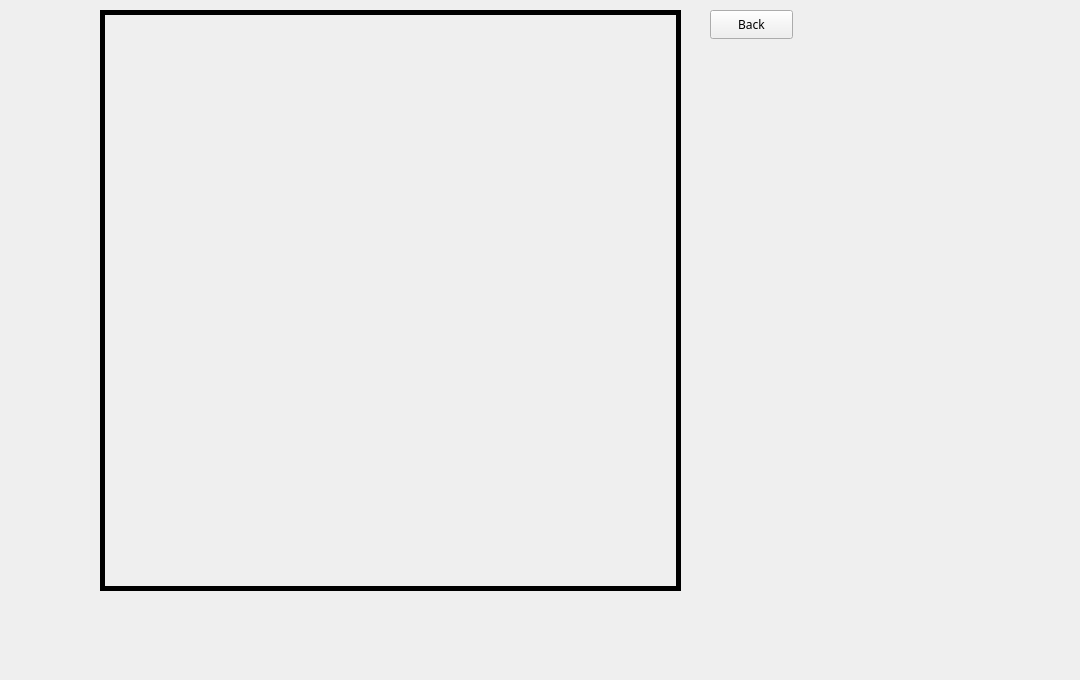
    <widget class="QWidget" name="FreePlayPage">
     <widget class="QLabel" name="chessBoardLabel">
      <property name="geometry">
       <rect>
        <x>100</x>
        <y>10</y>
        <width>581</width>
        <height>581</height>
       </rect>
      </property>
      <property name="styleSheet">
       <string notr="true">border-color: rgb(0, 0, 0);
 border: 5px solid black;</string>
      </property>
      <property name="text">
       <string/>
      </property>
      <property name="scaledContents">
       <bool>true</bool>
      </property>
     </widget>
     <widget class="QPushButton" name="freeplaytomenuButton">
      <property name="geometry">
       <rect>
        <x>710</x>
        <y>10</y>
        <width>83</width>
        <height>29</height>
       </rect>
      </property>
      <property name="font">
       <font>
        <family>Dubai Medium</family>
       </font>
      </property>
      <property name="text">
       <string>Back</string>
      </property>
     </widget>
     <widget class="QLabel" name="a1">
      <property name="geometry">
       <rect>
        <x>110</x>
        <y>520</y>
        <width>61</width>
        <height>61</height>
       </rect>
      </property>
      <property name="styleSheet">
       <string notr="true"/>
      </property>
      <property name="text">
       <string/>
      </property>
      <property name="scaledContents">
       <bool>true</bool>
      </property>
     </widget>
     <widget class="QLabel" name="b1">
      <property name="geometry">
       <rect>
        <x>180</x>
        <y>520</y>
        <width>61</width>
        <height>61</height>
       </rect>
      </property>
      <property name="styleSheet">
       <string notr="true"/>
      </property>
      <property name="text">
       <string/>
      </property>
      <property name="scaledContents">
       <bool>true</bool>
      </property>
     </widget>
     <widget class="QLabel" name="c1">
      <property name="geometry">
       <rect>
        <x>250</x>
        <y>520</y>
        <width>61</width>
        <height>61</height>
       </rect>
      </property>
      <property name="styleSheet">
       <string notr="true"/>
      </property>
      <property name="text">
       <string/>
      </property>
      <property name="scaledContents">
       <bool>true</bool>
      </property>
     </widget>
     <widget class="QLabel" name="d1">
      <property name="geometry">
       <rect>
        <x>320</x>
        <y>520</y>
        <width>61</width>
        <height>61</height>
       </rect>
      </property>
      <property name="styleSheet">
       <string notr="true"/>
      </property>
      <property name="text">
       <string/>
      </property>
      <property name="scaledContents">
       <bool>true</bool>
      </property>
     </widget>
     <widget class="QLabel" name="e1">
      <property name="geometry">
       <rect>
        <x>400</x>
        <y>520</y>
        <width>61</width>
        <height>61</height>
       </rect>
      </property>
      <property name="styleSheet">
       <string notr="true"/>
      </property>
      <property name="text">
       <string/>
      </property>
      <property name="scaledContents">
       <bool>true</bool>
      </property>
     </widget>
     <widget class="QLabel" name="f1">
      <property name="geometry">
       <rect>
        <x>470</x>
        <y>520</y>
        <width>61</width>
        <height>61</height>
       </rect>
      </property>
      <property name="styleSheet">
       <string notr="true"/>
      </property>
      <property name="text">
       <string/>
      </property>
      <property name="scaledContents">
       <bool>true</bool>
      </property>
     </widget>
     <widget class="QLabel" name="g1">
      <property name="geometry">
       <rect>
        <x>540</x>
        <y>520</y>
        <width>61</width>
        <height>61</height>
       </rect>
      </property>
      <property name="styleSheet">
       <string notr="true"/>
      </property>
      <property name="text">
       <string/>
      </property>
      <property name="scaledContents">
       <bool>true</bool>
      </property>
     </widget>
     <widget class="QLabel" name="h1">
      <property name="geometry">
       <rect>
        <x>610</x>
        <y>520</y>
        <width>61</width>
        <height>61</height>
       </rect>
      </property>
      <property name="styleSheet">
       <string notr="true"/>
      </property>
      <property name="text">
       <string/>
      </property>
      <property name="scaledContents">
       <bool>true</bool>
      </property>
     </widget>
     <widget class="QLabel" name="f2">
      <property name="geometry">
       <rect>
        <x>470</x>
        <y>450</y>
        <width>61</width>
        <height>61</height>
       </rect>
      </property>
      <property name="styleSheet">
       <string notr="true"/>
      </property>
      <property name="text">
       <string/>
      </property>
      <property name="scaledContents">
       <bool>true</bool>
      </property>
     </widget>
     <widget class="QLabel" name="a2">
      <property name="geometry">
       <rect>
        <x>110</x>
        <y>450</y>
        <width>61</width>
        <height>61</height>
       </rect>
      </property>
      <property name="styleSheet">
       <string notr="true"/>
      </property>
      <property name="text">
       <string/>
      </property>
      <property name="scaledContents">
       <bool>true</bool>
      </property>
     </widget>
     <widget class="QLabel" name="g2">
      <property name="geometry">
       <rect>
        <x>540</x>
        <y>450</y>
        <width>61</width>
        <height>61</height>
       </rect>
      </property>
      <property name="styleSheet">
       <string notr="true"/>
      </property>
      <property name="text">
       <string/>
      </property>
      <property name="scaledContents">
       <bool>true</bool>
      </property>
     </widget>
     <widget class="QLabel" name="c2">
      <property name="geometry">
       <rect>
        <x>250</x>
        <y>450</y>
        <width>61</width>
        <height>61</height>
       </rect>
      </property>
      <property name="styleSheet">
       <string notr="true"/>
      </property>
      <property name="text">
       <string/>
      </property>
      <property name="scaledContents">
       <bool>true</bool>
      </property>
     </widget>
     <widget class="QLabel" name="e2">
      <property name="geometry">
       <rect>
        <x>400</x>
        <y>450</y>
        <width>61</width>
        <height>61</height>
       </rect>
      </property>
      <property name="styleSheet">
       <string notr="true"/>
      </property>
      <property name="text">
       <string/>
      </property>
      <property name="scaledContents">
       <bool>true</bool>
      </property>
     </widget>
     <widget class="QLabel" name="b2">
      <property name="geometry">
       <rect>
        <x>180</x>
        <y>450</y>
        <width>61</width>
        <height>61</height>
       </rect>
      </property>
      <property name="styleSheet">
       <string notr="true"/>
      </property>
      <property name="text">
       <string/>
      </property>
      <property name="scaledContents">
       <bool>true</bool>
      </property>
     </widget>
     <widget class="QLabel" name="d2">
      <property name="geometry">
       <rect>
        <x>320</x>
        <y>450</y>
        <width>61</width>
        <height>61</height>
       </rect>
      </property>
      <property name="styleSheet">
       <string notr="true"/>
      </property>
      <property name="text">
       <string/>
      </property>
      <property name="scaledContents">
       <bool>true</bool>
      </property>
     </widget>
     <widget class="QLabel" name="h2">
      <property name="geometry">
       <rect>
        <x>610</x>
        <y>450</y>
        <width>61</width>
        <height>61</height>
       </rect>
      </property>
      <property name="styleSheet">
       <string notr="true"/>
      </property>
      <property name="text">
       <string/>
      </property>
      <property name="scaledContents">
       <bool>true</bool>
      </property>
     </widget>
     <widget class="QLabel" name="label_17">
      <property name="geometry">
       <rect>
        <x>470</x>
        <y>380</y>
        <width>61</width>
        <height>61</height>
       </rect>
      </property>
      <property name="styleSheet">
       <string notr="true"/>
      </property>
      <property name="text">
       <string/>
      </property>
     </widget>
     <widget class="QLabel" name="label_18">
      <property name="geometry">
       <rect>
        <x>110</x>
        <y>380</y>
        <width>61</width>
        <height>61</height>
       </rect>
      </property>
      <property name="styleSheet">
       <string notr="true"/>
      </property>
      <property name="text">
       <string/>
      </property>
     </widget>
     <widget class="QLabel" name="label_19">
      <property name="geometry">
       <rect>
        <x>540</x>
        <y>380</y>
        <width>61</width>
        <height>61</height>
       </rect>
      </property>
      <property name="styleSheet">
       <string notr="true"/>
      </property>
      <property name="text">
       <string/>
      </property>
     </widget>
     <widget class="QLabel" name="label_20">
      <property name="geometry">
       <rect>
        <x>250</x>
        <y>380</y>
        <width>61</width>
        <height>61</height>
       </rect>
      </property>
      <property name="styleSheet">
       <string notr="true"/>
      </property>
      <property name="text">
       <string/>
      </property>
     </widget>
     <widget class="QLabel" name="label_21">
      <property name="geometry">
       <rect>
        <x>400</x>
        <y>380</y>
        <width>61</width>
        <height>61</height>
       </rect>
      </property>
      <property name="styleSheet">
       <string notr="true"/>
      </property>
      <property name="text">
       <string/>
      </property>
     </widget>
     <widget class="QLabel" name="label_22">
      <property name="geometry">
       <rect>
        <x>180</x>
        <y>380</y>
        <width>61</width>
        <height>61</height>
       </rect>
      </property>
      <property name="styleSheet">
       <string notr="true"/>
      </property>
      <property name="text">
       <string/>
      </property>
     </widget>
     <widget class="QLabel" name="label_23">
      <property name="geometry">
       <rect>
        <x>320</x>
        <y>380</y>
        <width>61</width>
        <height>61</height>
       </rect>
      </property>
      <property name="styleSheet">
       <string notr="true"/>
      </property>
      <property name="text">
       <string/>
      </property>
     </widget>
     <widget class="QLabel" name="label_24">
      <property name="geometry">
       <rect>
        <x>610</x>
        <y>380</y>
        <width>61</width>
        <height>61</height>
       </rect>
      </property>
      <property name="styleSheet">
       <string notr="true"/>
      </property>
      <property name="text">
       <string/>
      </property>
     </widget>
     <widget class="QLabel" name="label_32">
      <property name="geometry">
       <rect>
        <x>610</x>
        <y>310</y>
        <width>61</width>
        <height>61</height>
       </rect>
      </property>
      <property name="styleSheet">
       <string notr="true"/>
      </property>
      <property name="text">
       <string/>
      </property>
     </widget>
     <widget class="QLabel" name="label_25">
      <property name="geometry">
       <rect>
        <x>470</x>
        <y>310</y>
        <width>61</width>
        <height>61</height>
       </rect>
      </property>
      <property name="styleSheet">
       <string notr="true"/>
      </property>
      <property name="text">
       <string/>
      </property>
     </widget>
     <widget class="QLabel" name="label_28">
      <property name="geometry">
       <rect>
        <x>250</x>
        <y>310</y>
        <width>61</width>
        <height>61</height>
       </rect>
      </property>
      <property name="styleSheet">
       <string notr="true"/>
      </property>
      <property name="text">
       <string/>
      </property>
     </widget>
     <widget class="QLabel" name="label_31">
      <property name="geometry">
       <rect>
        <x>320</x>
        <y>310</y>
        <width>61</width>
        <height>61</height>
       </rect>
      </property>
      <property name="styleSheet">
       <string notr="true"/>
      </property>
      <property name="text">
       <string/>
      </property>
     </widget>
     <widget class="QLabel" name="label_26">
      <property name="geometry">
       <rect>
        <x>110</x>
        <y>310</y>
        <width>61</width>
        <height>61</height>
       </rect>
      </property>
      <property name="styleSheet">
       <string notr="true"/>
      </property>
      <property name="text">
       <string/>
      </property>
     </widget>
     <widget class="QLabel" name="label_27">
      <property name="geometry">
       <rect>
        <x>540</x>
        <y>310</y>
        <width>61</width>
        <height>61</height>
       </rect>
      </property>
      <property name="styleSheet">
       <string notr="true"/>
      </property>
      <property name="text">
       <string/>
      </property>
     </widget>
     <widget class="QLabel" name="label_29">
      <property name="geometry">
       <rect>
        <x>400</x>
        <y>310</y>
        <width>61</width>
        <height>61</height>
       </rect>
      </property>
      <property name="styleSheet">
       <string notr="true"/>
      </property>
      <property name="text">
       <string/>
      </property>
     </widget>
     <widget class="QLabel" name="label_30">
      <property name="geometry">
       <rect>
        <x>180</x>
        <y>310</y>
        <width>61</width>
        <height>61</height>
       </rect>
      </property>
      <property name="styleSheet">
       <string notr="true"/>
      </property>
      <property name="text">
       <string/>
      </property>
     </widget>
     <widget class="QLabel" name="label_33">
      <property name="geometry">
       <rect>
        <x>470</x>
        <y>240</y>
        <width>61</width>
        <height>61</height>
       </rect>
      </property>
      <property name="styleSheet">
       <string notr="true"/>
      </property>
      <property name="text">
       <string/>
      </property>
     </widget>
     <widget class="QLabel" name="label_34">
      <property name="geometry">
       <rect>
        <x>110</x>
        <y>240</y>
        <width>61</width>
        <height>61</height>
       </rect>
      </property>
      <property name="styleSheet">
       <string notr="true"/>
      </property>
      <property name="text">
       <string/>
      </property>
     </widget>
     <widget class="QLabel" name="label_35">
      <property name="geometry">
       <rect>
        <x>540</x>
        <y>240</y>
        <width>61</width>
        <height>61</height>
       </rect>
      </property>
      <property name="styleSheet">
       <string notr="true"/>
      </property>
      <property name="text">
       <string/>
      </property>
     </widget>
     <widget class="QLabel" name="label_36">
      <property name="geometry">
       <rect>
        <x>250</x>
        <y>240</y>
        <width>61</width>
        <height>61</height>
       </rect>
      </property>
      <property name="styleSheet">
       <string notr="true"/>
      </property>
      <property name="text">
       <string/>
      </property>
     </widget>
     <widget class="QLabel" name="label_37">
      <property name="geometry">
       <rect>
        <x>400</x>
        <y>240</y>
        <width>61</width>
        <height>61</height>
       </rect>
      </property>
      <property name="styleSheet">
       <string notr="true"/>
      </property>
      <property name="text">
       <string/>
      </property>
     </widget>
     <widget class="QLabel" name="label_38">
      <property name="geometry">
       <rect>
        <x>180</x>
        <y>240</y>
        <width>61</width>
        <height>61</height>
       </rect>
      </property>
      <property name="styleSheet">
       <string notr="true"/>
      </property>
      <property name="text">
       <string/>
      </property>
     </widget>
     <widget class="QLabel" name="label_39">
      <property name="geometry">
       <rect>
        <x>320</x>
        <y>240</y>
        <width>61</width>
        <height>61</height>
       </rect>
      </property>
      <property name="styleSheet">
       <string notr="true"/>
      </property>
      <property name="text">
       <string/>
      </property>
     </widget>
     <widget class="QLabel" name="label_40">
      <property name="geometry">
       <rect>
        <x>610</x>
        <y>240</y>
        <width>61</width>
        <height>61</height>
       </rect>
      </property>
      <property name="styleSheet">
       <string notr="true"/>
      </property>
      <property name="text">
       <string/>
      </property>
     </widget>
     <widget class="QLabel" name="label_41">
      <property name="geometry">
       <rect>
        <x>470</x>
        <y>160</y>
        <width>61</width>
        <height>61</height>
       </rect>
      </property>
      <property name="styleSheet">
       <string notr="true"/>
      </property>
      <property name="text">
       <string/>
      </property>
     </widget>
     <widget class="QLabel" name="label_42">
      <property name="geometry">
       <rect>
        <x>110</x>
        <y>160</y>
        <width>61</width>
        <height>61</height>
       </rect>
      </property>
      <property name="styleSheet">
       <string notr="true"/>
      </property>
      <property name="text">
       <string/>
      </property>
     </widget>
     <widget class="QLabel" name="label_43">
      <property name="geometry">
       <rect>
        <x>540</x>
        <y>160</y>
        <width>61</width>
        <height>61</height>
       </rect>
      </property>
      <property name="styleSheet">
       <string notr="true"/>
      </property>
      <property name="text">
       <string/>
      </property>
     </widget>
     <widget class="QLabel" name="label_44">
      <property name="geometry">
       <rect>
        <x>250</x>
        <y>160</y>
        <width>61</width>
        <height>61</height>
       </rect>
      </property>
      <property name="styleSheet">
       <string notr="true"/>
      </property>
      <property name="text">
       <string/>
      </property>
     </widget>
     <widget class="QLabel" name="label_45">
      <property name="geometry">
       <rect>
        <x>400</x>
        <y>160</y>
        <width>61</width>
        <height>61</height>
       </rect>
      </property>
      <property name="styleSheet">
       <string notr="true"/>
      </property>
      <property name="text">
       <string/>
      </property>
     </widget>
     <widget class="QLabel" name="label_46">
      <property name="geometry">
       <rect>
        <x>180</x>
        <y>160</y>
        <width>61</width>
        <height>61</height>
       </rect>
      </property>
      <property name="styleSheet">
       <string notr="true"/>
      </property>
      <property name="text">
       <string/>
      </property>
     </widget>
     <widget class="QLabel" name="label_47">
      <property name="geometry">
       <rect>
        <x>320</x>
        <y>160</y>
        <width>61</width>
        <height>61</height>
       </rect>
      </property>
      <property name="styleSheet">
       <string notr="true"/>
      </property>
      <property name="text">
       <string/>
      </property>
     </widget>
     <widget class="QLabel" name="label_48">
      <property name="geometry">
       <rect>
        <x>610</x>
        <y>160</y>
        <width>61</width>
        <height>61</height>
       </rect>
      </property>
      <property name="styleSheet">
       <string notr="true"/>
      </property>
      <property name="text">
       <string/>
      </property>
     </widget>
     <widget class="QLabel" name="f7">
      <property name="geometry">
       <rect>
        <x>470</x>
        <y>90</y>
        <width>61</width>
        <height>61</height>
       </rect>
      </property>
      <property name="styleSheet">
       <string notr="true"/>
      </property>
      <property name="text">
       <string/>
      </property>
      <property name="scaledContents">
       <bool>true</bool>
      </property>
     </widget>
     <widget class="QLabel" name="a7">
      <property name="geometry">
       <rect>
        <x>110</x>
        <y>90</y>
        <width>61</width>
        <height>61</height>
       </rect>
      </property>
      <property name="styleSheet">
       <string notr="true"/>
      </property>
      <property name="text">
       <string/>
      </property>
      <property name="scaledContents">
       <bool>true</bool>
      </property>
     </widget>
     <widget class="QLabel" name="g7">
      <property name="geometry">
       <rect>
        <x>540</x>
        <y>90</y>
        <width>61</width>
        <height>61</height>
       </rect>
      </property>
      <property name="styleSheet">
       <string notr="true"/>
      </property>
      <property name="text">
       <string/>
      </property>
      <property name="scaledContents">
       <bool>true</bool>
      </property>
     </widget>
     <widget class="QLabel" name="c7">
      <property name="geometry">
       <rect>
        <x>250</x>
        <y>90</y>
        <width>61</width>
        <height>61</height>
       </rect>
      </property>
      <property name="styleSheet">
       <string notr="true"/>
      </property>
      <property name="text">
       <string/>
      </property>
      <property name="scaledContents">
       <bool>true</bool>
      </property>
     </widget>
     <widget class="QLabel" name="e7">
      <property name="geometry">
       <rect>
        <x>400</x>
        <y>90</y>
        <width>61</width>
        <height>61</height>
       </rect>
      </property>
      <property name="styleSheet">
       <string notr="true"/>
      </property>
      <property name="text">
       <string/>
      </property>
      <property name="scaledContents">
       <bool>true</bool>
      </property>
     </widget>
     <widget class="QLabel" name="b7">
      <property name="geometry">
       <rect>
        <x>180</x>
        <y>90</y>
        <width>61</width>
        <height>61</height>
       </rect>
      </property>
      <property name="styleSheet">
       <string notr="true"/>
      </property>
      <property name="text">
       <string/>
      </property>
      <property name="scaledContents">
       <bool>true</bool>
      </property>
     </widget>
     <widget class="QLabel" name="d7">
      <property name="geometry">
       <rect>
        <x>320</x>
        <y>90</y>
        <width>61</width>
        <height>61</height>
       </rect>
      </property>
      <property name="styleSheet">
       <string notr="true"/>
      </property>
      <property name="text">
       <string/>
      </property>
      <property name="scaledContents">
       <bool>true</bool>
      </property>
     </widget>
     <widget class="QLabel" name="h7">
      <property name="geometry">
       <rect>
        <x>610</x>
        <y>90</y>
        <width>61</width>
        <height>61</height>
       </rect>
      </property>
      <property name="styleSheet">
       <string notr="true"/>
      </property>
      <property name="text">
       <string/>
      </property>
      <property name="scaledContents">
       <bool>true</bool>
      </property>
     </widget>
     <widget class="QLabel" name="f8">
      <property name="geometry">
       <rect>
        <x>470</x>
        <y>20</y>
        <width>61</width>
        <height>61</height>
       </rect>
      </property>
      <property name="styleSheet">
       <string notr="true"/>
      </property>
      <property name="text">
       <string/>
      </property>
      <property name="scaledContents">
       <bool>true</bool>
      </property>
     </widget>
     <widget class="QLabel" name="a8">
      <property name="geometry">
       <rect>
        <x>110</x>
        <y>20</y>
        <width>61</width>
        <height>61</height>
       </rect>
      </property>
      <property name="styleSheet">
       <string notr="true"/>
      </property>
      <property name="text">
       <string/>
      </property>
      <property name="scaledContents">
       <bool>true</bool>
      </property>
     </widget>
     <widget class="QLabel" name="g8">
      <property name="geometry">
       <rect>
        <x>540</x>
        <y>20</y>
        <width>61</width>
        <height>61</height>
       </rect>
      </property>
      <property name="styleSheet">
       <string notr="true"/>
      </property>
      <property name="text">
       <string/>
      </property>
      <property name="scaledContents">
       <bool>true</bool>
      </property>
     </widget>
     <widget class="QLabel" name="c8">
      <property name="geometry">
       <rect>
        <x>250</x>
        <y>20</y>
        <width>61</width>
        <height>61</height>
       </rect>
      </property>
      <property name="styleSheet">
       <string notr="true"/>
      </property>
      <property name="text">
       <string/>
      </property>
      <property name="scaledContents">
       <bool>true</bool>
      </property>
     </widget>
     <widget class="QLabel" name="e8">
      <property name="geometry">
       <rect>
        <x>400</x>
        <y>20</y>
        <width>61</width>
        <height>61</height>
       </rect>
      </property>
      <property name="styleSheet">
       <string notr="true"/>
      </property>
      <property name="text">
       <string/>
      </property>
      <property name="scaledContents">
       <bool>true</bool>
      </property>
     </widget>
     <widget class="QLabel" name="b8">
      <property name="geometry">
       <rect>
        <x>180</x>
        <y>20</y>
        <width>61</width>
        <height>61</height>
       </rect>
      </property>
      <property name="styleSheet">
       <string notr="true"/>
      </property>
      <property name="text">
       <string/>
      </property>
      <property name="scaledContents">
       <bool>true</bool>
      </property>
     </widget>
     <widget class="QLabel" name="d8">
      <property name="geometry">
       <rect>
        <x>320</x>
        <y>20</y>
        <width>61</width>
        <height>61</height>
       </rect>
      </property>
      <property name="styleSheet">
       <string notr="true"/>
      </property>
      <property name="text">
       <string/>
      </property>
      <property name="scaledContents">
       <bool>true</bool>
      </property>
     </widget>
     <widget class="QLabel" name="h8">
      <property name="geometry">
       <rect>
        <x>610</x>
        <y>20</y>
        <width>61</width>
        <height>61</height>
       </rect>
      </property>
      <property name="styleSheet">
       <string notr="true"/>
      </property>
      <property name="text">
       <string/>
      </property>
      <property name="scaledContents">
       <bool>true</bool>
      </property>
     </widget>
     <widget class="QLabel" name="freeplayWallpaper">
      <property name="geometry">
       <rect>
        <x>-140</x>
        <y>-10</y>
        <width>1071</width>
        <height>671</height>
       </rect>
      </property>
      <property name="text">
       <string/>
      </property>
      <property name="scaledContents">
       <bool>true</bool>
      </property>
     </widget>
     <zorder>freeplayWallpaper</zorder>
     <zorder>chessBoardLabel</zorder>
     <zorder>freeplaytomenuButton</zorder>
     <zorder>label_17</zorder>
     <zorder>label_18</zorder>
     <zorder>label_19</zorder>
     <zorder>label_20</zorder>
     <zorder>label_21</zorder>
     <zorder>label_22</zorder>
     <zorder>label_23</zorder>
     <zorder>label_24</zorder>
     <zorder>label_32</zorder>
     <zorder>label_25</zorder>
     <zorder>label_28</zorder>
     <zorder>label_31</zorder>
     <zorder>label_26</zorder>
     <zorder>label_27</zorder>
     <zorder>label_29</zorder>
     <zorder>label_30</zorder>
     <zorder>label_33</zorder>
     <zorder>label_34</zorder>
     <zorder>label_35</zorder>
     <zorder>label_36</zorder>
     <zorder>label_37</zorder>
     <zorder>label_38</zorder>
     <zorder>label_39</zorder>
     <zorder>label_40</zorder>
     <zorder>label_41</zorder>
     <zorder>label_42</zorder>
     <zorder>label_43</zorder>
     <zorder>label_44</zorder>
     <zorder>label_45</zorder>
     <zorder>label_46</zorder>
     <zorder>label_47</zorder>
     <zorder>label_48</zorder>
     <zorder>h2</zorder>
     <zorder>f7</zorder>
     <zorder>e7</zorder>
     <zorder>d8</zorder>
     <zorder>f1</zorder>
     <zorder>a8</zorder>
     <zorder>d2</zorder>
     <zorder>h8</zorder>
     <zorder>f8</zorder>
     <zorder>c2</zorder>
     <zorder>a1</zorder>
     <zorder>b8</zorder>
     <zorder>c7</zorder>
     <zorder>g7</zorder>
     <zorder>d7</zorder>
     <zorder>b2</zorder>
     <zorder>a2</zorder>
     <zorder>e8</zorder>
     <zorder>h7</zorder>
     <zorder>b7</zorder>
     <zorder>g8</zorder>
     <zorder>e2</zorder>
     <zorder>g2</zorder>
     <zorder>a7</zorder>
     <zorder>g1</zorder>
     <zorder>c1</zorder>
     <zorder>e1</zorder>
     <zorder>b1</zorder>
     <zorder>c8</zorder>
     <zorder>f2</zorder>
     <zorder>d1</zorder>
     <zorder>h1</zorder>
    </widget>
